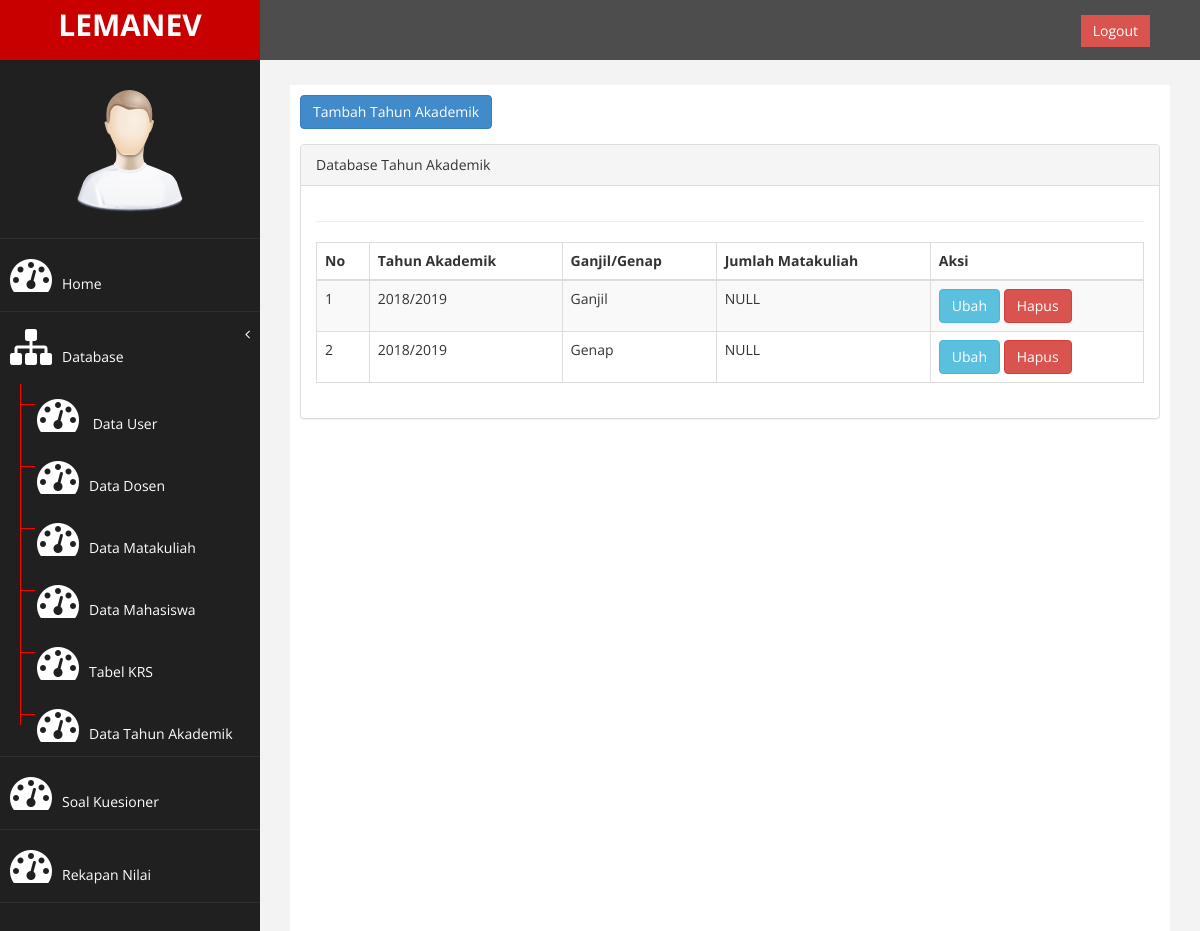
The page /index.php?page=th_akd (signed in) on the database its author committed.
### tables this page shows
CREATE TABLE `tb_th_akademik` (
  `id_tahun` int(11) NOT NULL,
  `th_akademik1` varchar(10) NOT NULL,
  `th_akademik2` varchar(10) NOT NULL
);

### page/th_akd/th_akd.php (the view, shortened to what this page needs)
<?php
if ($_SESSION['admin']) {
    ?>
    <a href="?page=th_akd&aksi=tambah" class="btn btn-primary" style="margin-bottom:15px;">Tambah Tahun Akademik</a>
    <div class="row">
        <div class="col-md-12">
            <div class="panel panel-default">
                <div class="panel-heading">
                    Database Tahun Akademik
                </div>
                <div class="panel-body">
                    <div class="table-responsive">
                        <table class="table table-striped table-bordered table-hover" id="dataTables-example">
                            <thead>
                                <tr>
                                    <th>No</th>
                                    <th>Tahun Akademik</th>
                                    <th>Ganjil/Genap</th>
                                    <th>Jumlah Matakuliah</th>
                                    <th>Aksi</th>
                                </tr>
                            </thead>
                            <tbody>
                                <?php
                                $no = 1;
                                $sql = $conn->query("select * from tb_th_akademik");
                                while ($data = $sql->fetch_assoc()) {
                                    ?>
                                    <tr>
                                        <td>
                                            <?= $no++; ?>
                                        </td>
                                        <td>
                                            <?= $data['th_akademik1']; ?>
                                        </td>
                                        <td>
                                            <?= $data['th_akademik2']; ?>
                                        </td>
                                        <td>
                                           NULL
                                        </td>
                                        <td>
                                            <a href="?page=th_akd&aksi=ubah&id_tahun=<?= $data['id_tahun'] ?>" class="btn btn-info">Ubah</a>
                                            <a onclick="return confirm ('Hapus data?')" href="?page=th_akd&aksi=hapus&id_tahun=<?= $data['id_tahun'] ?>" class="btn btn-danger">Hapus</a>
                                        </td>
                                    </tr>
                                <?php
                            }
                            ?>
                            </tbody>
                    </div>
                </div>
            </div>
        </div>
    </div>
<?php
} else {
    header("location:login.php");
}
?>

### assets/css/custom.css (style rules this page uses)
body { font-family: 'Open Sans', sans-serif; }

### rows shown on the page
tb_th_akademik: th_akademik1 "2018/2019", th_akademik2 "Ganjil"
tb_th_akademik: th_akademik1 "2018/2019", th_akademik2 "Genap"
